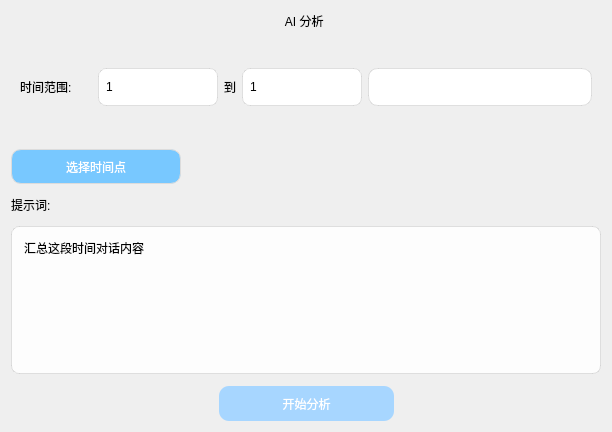
<?xml version="1.0" encoding="UTF-8"?>
<ui version="4.0">
 <class>AiAnalyzeDialog</class>
 <widget class="QDialog" name="AiAnalyzeDialog">
  <property name="geometry">
   <rect>
    <x>0</x>
    <y>0</y>
    <width>472</width>
    <height>432</height>
   </rect>
  </property>
  <property name="windowTitle">
   <string>AI 分析</string>
  </property>
  <layout class="QGridLayout" name="gridLayout_main">
   <item row="0" column="0">
    <layout class="QHBoxLayout" name="horizontalLayout_title">
     <item>
      <widget class="QLabel" name="label_title">
       <property name="sizePolicy">
        <sizepolicy hsizetype="Expanding" vsizetype="Preferred">
         <horstretch>0</horstretch>
         <verstretch>0</verstretch>
        </sizepolicy>
       </property>
       <property name="styleSheet">
        <string notr="true">font: 700 11pt &quot;Microsoft YaHei UI&quot;;
border:none;</string>
       </property>
       <property name="text">
        <string>       AI 分析</string>
       </property>
       <property name="alignment">
        <set>Qt::AlignmentFlag::AlignCenter</set>
       </property>
      </widget>
     </item>
     <item>
      <widget class="QPushButton" name="but_deletewindow">
       <property name="sizePolicy">
        <sizepolicy hsizetype="Fixed" vsizetype="Fixed">
         <horstretch>0</horstretch>
         <verstretch>15</verstretch>
        </sizepolicy>
       </property>
       <property name="minimumSize">
        <size>
         <width>20</width>
         <height>20</height>
        </size>
       </property>
       <property name="maximumSize">
        <size>
         <width>20</width>
         <height>20</height>
        </size>
       </property>
       <property name="cursor">
        <cursorShape>PointingHandCursor</cursorShape>
       </property>
       <property name="styleSheet">
        <string notr="true">QPushButton {
    border: none;
    background: transparent;
    color: rgb(78, 78, 78);
    font:  16pt 'Microsoft New Tai Lue';
}

QPushButton:hover {
    border: none;
    background: transparent;
    color: white;
    font:  16pt 'Microsoft New Tai Lue';
    background: red;
    border-radius: 3px;
}</string>
       </property>
       <property name="text"><string notr="true"/></property>
       <property name="autoDefault">
        <bool>false</bool>
       </property>
      </widget>
     </item>
    </layout>
   </item>
   <item row="1" column="0">
    <layout class="QVBoxLayout" name="verticalLayout_body">
     <property name="spacing">
      <number>12</number>
     </property>
     <item>
      <widget class="QStackedWidget" name="stack_rangeMode">
       <property name="styleSheet">
        <string notr="true"/>
       </property>
       <property name="currentIndex">
        <number>0</number>
       </property>
       <widget class="QWidget" name="page_relative">
        <property name="styleSheet">
         <string notr="true">border:none;</string>
        </property>
        <layout class="QHBoxLayout" name="horizontalLayout_range">
         <item>
          <widget class="QLabel" name="lab_range">
           <property name="sizePolicy">
            <sizepolicy hsizetype="Maximum" vsizetype="Maximum">
             <horstretch>0</horstretch>
             <verstretch>0</verstretch>
            </sizepolicy>
           </property>
           <property name="minimumSize">
            <size>
             <width>72</width>
             <height>0</height>
            </size>
           </property>
           <property name="styleSheet">
            <string notr="true">font: 12pt &quot;Microsoft YaHei UI&quot;;
border:none;
color:black;
</string>
           </property>
           <property name="text">
            <string>时间范围:</string>
           </property>
          </widget>
         </item>
         <item>
          <widget class="QLineEdit" name="line_value">
           <property name="minimumSize">
            <size>
             <width>120</width>
             <height>38</height>
            </size>
           </property>
           <property name="maximumSize">
            <size>
             <width>160</width>
             <height>38</height>
            </size>
           </property>
           <property name="focusPolicy">
            <enum>Qt::FocusPolicy::ClickFocus</enum>
           </property>
           <property name="styleSheet">
            <string notr="true">font: 12pt &quot;Microsoft YaHei UI&quot;;
border: 1px solid rgba(0, 0, 0, 0.1);
border-radius: 8px;
padding:5px;
color:black;
</string>
           </property>
           <property name="text">
            <string>1</string>
           </property>
          </widget>
         </item>
         <item>
          <widget class="QLabel" name="lab_to">
           <property name="visible">
            <bool>false</bool>
           </property>
           <property name="styleSheet">
            <string notr="true">font: 12pt &quot;Microsoft YaHei UI&quot;;
border:none;
color:black;
</string>
           </property>
           <property name="text">
            <string>到</string>
           </property>
          </widget>
         </item>
         <item>
          <widget class="QLineEdit" name="line_value_end">
           <property name="minimumSize">
            <size>
             <width>120</width>
             <height>38</height>
            </size>
           </property>
           <property name="maximumSize">
            <size>
             <width>160</width>
             <height>38</height>
            </size>
           </property>
           <property name="focusPolicy">
            <enum>Qt::FocusPolicy::ClickFocus</enum>
           </property>
           <property name="visible">
            <bool>false</bool>
           </property>
           <property name="styleSheet">
            <string notr="true">font: 12pt &quot;Microsoft YaHei UI&quot;;
border: 1px solid rgba(0, 0, 0, 0.1);
border-radius: 8px;
padding:5px;
color:black;
</string>
           </property>
           <property name="text">
            <string>1</string>
           </property>
          </widget>
         </item>
         <item>
          <widget class="QComboBox" name="combo_unit">
           <property name="sizePolicy">
            <sizepolicy hsizetype="Preferred" vsizetype="Maximum">
             <horstretch>0</horstretch>
             <verstretch>0</verstretch>
            </sizepolicy>
           </property>
           <property name="minimumSize">
            <size>
             <width>224</width>
             <height>38</height>
            </size>
           </property>
           <property name="maximumSize">
            <size>
             <width>224</width>
             <height>38</height>
            </size>
           </property>
           <property name="cursor">
            <cursorShape>PointingHandCursor</cursorShape>
           </property>
           <property name="contextMenuPolicy">
            <enum>Qt::ContextMenuPolicy::NoContextMenu</enum>
           </property>
           <property name="styleSheet">
            <string notr="true">QComboBox {
   font: 12pt &quot;Microsoft YaHei UI&quot;;
   border: 1px solid rgba(0, 0, 0, 0.1);
   border-radius: 8px;
   color: black;
   padding-right: 10px;
   padding-left: 3px;
   text-align: left;
   border-radius: 10px;
   background-color: white;
   padding:5px;
}
QComboBox::drop-down {
 border: none;
}
QComboBox QAbstractItemView {
 border: 1px solid rgba(0, 0, 0, 0.1);
 border-radius: 8px;
 background-color: white;
 outline: 0;
 padding: 4px;
}</string>
           </property>
          </widget>
         </item>
         <item>
          <spacer name="horizontalSpacer_range">
           <property name="orientation">
            <enum>Qt::Orientation::Horizontal</enum>
           </property>
           <property name="sizeHint" stdset="0">
            <size>
             <width>40</width>
             <height>20</height>
            </size>
           </property>
          </spacer>
         </item>
        </layout>
       </widget>
       <widget class="QWidget" name="page_absolute">
        <property name="styleSheet">
         <string notr="true">border:none;</string>
        </property>
        <layout class="QVBoxLayout" name="verticalLayout_absolute">
         <property name="spacing">
          <number>6</number>
         </property>
         <item>
          <layout class="QHBoxLayout" name="horizontalLayout_absStart">
           <item>
            <widget class="QLabel" name="lab_absStart">
             <property name="styleSheet">
              <string notr="true">font: 12pt &quot;Microsoft YaHei UI&quot;;
border:none;
color:black;
</string>
             </property>
             <property name="text">
              <string>开始时间：</string>
             </property>
            </widget>
           </item>
           <item>
            <widget class="QDateTimeEdit" name="dt_start">
             <property name="minimumSize">
              <size>
               <width>160</width>
               <height>38</height>
              </size>
             </property>
             <property name="maximumSize">
              <size>
               <width>240</width>
               <height>38</height>
              </size>
             </property>
             <property name="focusPolicy">
              <enum>Qt::FocusPolicy::ClickFocus</enum>
             </property>
             <property name="styleSheet">
              <string notr="true">font: 12pt &quot;Microsoft YaHei UI&quot;;
border: 1px solid rgba(0, 0, 0, 0.1);
border-radius: 8px;
padding:5px;
color:black;
</string>
             </property>
             <property name="displayFormat">
              <string>yyyy-MM-dd HH:mm</string>
             </property>
             <property name="calendarPopup">
              <bool>true</bool>
             </property>
            </widget>
           </item>
          </layout>
         </item>
         <item>
          <layout class="QHBoxLayout" name="horizontalLayout_absEnd">
           <item>
            <widget class="QLabel" name="lab_absEnd">
             <property name="styleSheet">
              <string notr="true">font: 12pt &quot;Microsoft YaHei UI&quot;;
border:none;
color:black;
</string>
             </property>
             <property name="text">
              <string>结束时间：</string>
             </property>
            </widget>
           </item>
           <item>
            <widget class="QDateTimeEdit" name="dt_end">
             <property name="minimumSize">
              <size>
               <width>160</width>
               <height>38</height>
              </size>
             </property>
             <property name="maximumSize">
              <size>
               <width>240</width>
               <height>38</height>
              </size>
             </property>
             <property name="focusPolicy">
              <enum>Qt::FocusPolicy::ClickFocus</enum>
             </property>
             <property name="styleSheet">
              <string notr="true">font: 12pt &quot;Microsoft YaHei UI&quot;;
border: 1px solid rgba(0, 0, 0, 0.1);
border-radius: 8px;
padding:5px;
color:black;
</string>
             </property>
             <property name="displayFormat">
              <string>yyyy-MM-dd HH:mm</string>
             </property>
             <property name="calendarPopup">
              <bool>true</bool>
             </property>
            </widget>
           </item>
          </layout>
         </item>
        </layout>
       </widget>
      </widget>
     </item>
     <item>
      <widget class="QPushButton" name="but_modeToggle">
       <property name="sizePolicy">
        <sizepolicy hsizetype="Fixed" vsizetype="Fixed">
         <horstretch>0</horstretch>
         <verstretch>0</verstretch>
        </sizepolicy>
       </property>
       <property name="minimumSize">
        <size>
         <width>170</width>
         <height>35</height>
        </size>
       </property>
       <property name="maximumSize">
        <size>
         <width>170</width>
         <height>35</height>
        </size>
       </property>
       <property name="cursor">
        <cursorShape>PointingHandCursor</cursorShape>
       </property>
       <property name="styleSheet">
        <string notr="true">QPushButton {
    font: 12pt &quot;Microsoft YaHei UI&quot;;
    background-color: rgb(120, 200, 255);
    color: white;
    border-radius: 10px;
    border: 0.5px solid rgb(220, 220, 220);
}
QPushButton:hover {
    background-color: rgba(120, 200, 255, 0.75);
}</string>
       </property>
       <property name="text">
        <string>选择时间点</string>
       </property>
      </widget>
     </item>
     <item>
      <widget class="QLabel" name="lab_prompt">
       <property name="styleSheet">
        <string notr="true">font: 12pt &quot;Microsoft YaHei UI&quot;;
border:none;
color:black;
</string>
       </property>
       <property name="text">
        <string>提示词:</string>
       </property>
      </widget>
     </item>
     <item>
      <widget class="QPlainTextEdit" name="edit_prompt">
       <property name="minimumSize">
        <size>
         <width>0</width>
         <height>140</height>
        </size>
       </property>
       <property name="styleSheet">
        <string notr="true">font: 12pt &quot;Microsoft YaHei UI&quot;;
border: 1px solid rgba(0, 0, 0, 0.1);
border-radius: 8px;
padding:8px;
color:black;
background-color: rgba(255,255,255,0.85);
</string>
       </property>
       <property name="tabChangesFocus">
        <bool>true</bool>
       </property>
       <property name="plainText">
        <string>汇总这段时间对话内容</string>
       </property>
      </widget>
     </item>
     <item>
      <layout class="QHBoxLayout" name="horizontalLayout_btn">
       <item>
        <spacer name="horizontalSpacer_l">
         <property name="orientation">
          <enum>Qt::Orientation::Horizontal</enum>
         </property>
         <property name="sizeHint" stdset="0">
          <size>
           <width>40</width>
           <height>20</height>
          </size>
         </property>
        </spacer>
       </item>
       <item>
        <widget class="QPushButton" name="but_confirm">
         <property name="sizePolicy">
          <sizepolicy hsizetype="Fixed" vsizetype="Fixed">
           <horstretch>0</horstretch>
           <verstretch>0</verstretch>
          </sizepolicy>
         </property>
         <property name="minimumSize">
          <size>
           <width>175</width>
           <height>35</height>
          </size>
         </property>
         <property name="cursor">
          <cursorShape>PointingHandCursor</cursorShape>
         </property>
         <property name="styleSheet">
          <string notr="true">QPushButton {
    font: 12pt &quot;Microsoft YaHei UI&quot;;
    background-color: rgb(167, 214, 255);
    color: white;
    border-radius: 10px;
}
</string>
         </property>
         <property name="text">
          <string>开始分析</string>
         </property>
        </widget>
       </item>
       <item>
        <spacer name="horizontalSpacer_r">
         <property name="orientation">
          <enum>Qt::Orientation::Horizontal</enum>
         </property>
         <property name="sizeHint" stdset="0">
          <size>
           <width>40</width>
           <height>20</height>
          </size>
         </property>
        </spacer>
       </item>
      </layout>
     </item>
    </layout>
   </item>
  </layout>
 </widget>
 <resources/>
 <connections/>
</ui>
